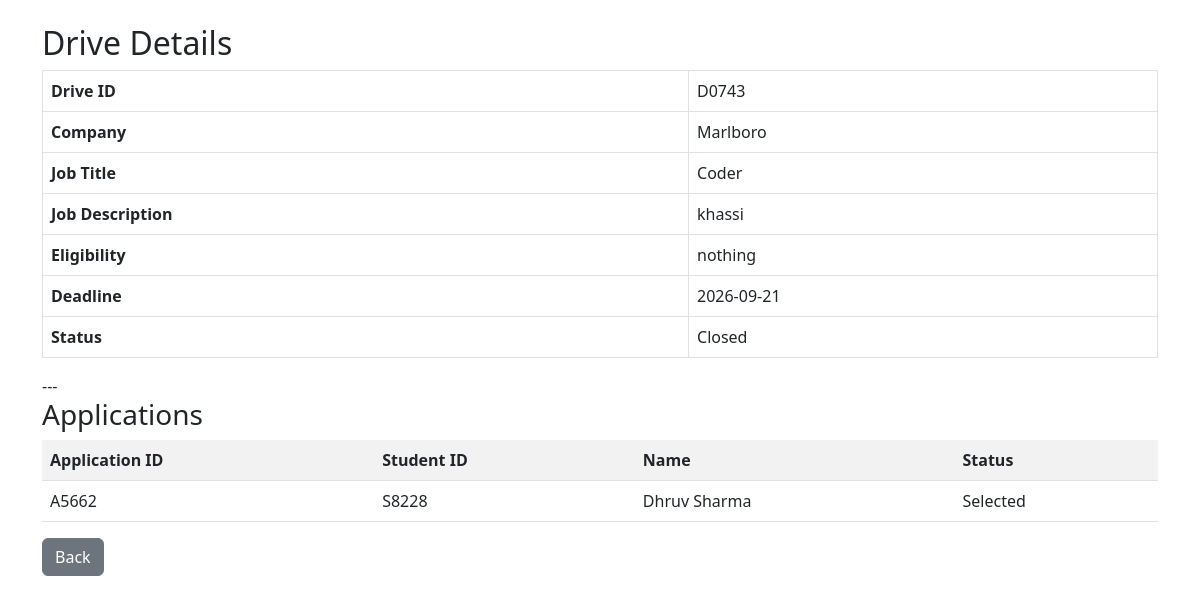
The app's page /admin/drive/1 (signed in) with its own data.
### tables this page shows
CREATE TABLE drive(
        id INTEGER PRIMARY KEY AUTOINCREMENT,
        drive_uid TEXT UNIQUE,
        company_id INTEGER,
        job_title TEXT,
        job_description TEXT,
        eligibility TEXT,
        deadline TEXT,
        status TEXT DEFAULT 'Pending'
    );

CREATE TABLE company(
        id INTEGER PRIMARY KEY AUTOINCREMENT,
        company_uid TEXT UNIQUE,
        company_name TEXT,
        hr_contact TEXT,
        email TEXT UNIQUE,
        password TEXT,
        website TEXT,
        approval_status TEXT DEFAULT 'Pending',
        is_active INTEGER DEFAULT 1
    );

CREATE TABLE application(
    id INTEGER PRIMARY KEY AUTOINCREMENT,
    application_uid TEXT,
    student_id INTEGER,
    drive_id INTEGER,
    status TEXT DEFAULT 'Applied',
    applied_on TEXT,
    UNIQUE(student_id, drive_id));

CREATE TABLE student(
        id INTEGER PRIMARY KEY AUTOINCREMENT,
        student_uid TEXT UNIQUE,
        name TEXT,
        email TEXT UNIQUE,
        password TEXT,
        phone TEXT,
        resume TEXT,
        is_active INTEGER DEFAULT 1
    );

### app.py (the view)
@app.route("/admin/drive/<int:drive_id>")
def admin_drive_details(drive_id):
    if session.get("role") != "admin":
        return redirect("/")
    conn = get_connection()
    drive = conn.execute("""
    SELECT drive.*, company.company_name
    FROM drive
    JOIN company ON company.id = drive.company_id
    WHERE drive.id=?
    """,(drive_id,)).fetchone()
    applications = conn.execute("""
    SELECT application.application_uid,
           student.student_uid,
           student.name,
           application.status
    FROM application
    JOIN student ON student.id = application.student_id
    WHERE application.drive_id=?
    """,(drive_id,)).fetchall()
    conn.close()
    return render_template(
        "admin_drive_details.html",
        drive=drive,
        applications=applications
    )

### models.py (called while the page is built)
def get_connection():
    conn = sqlite3.connect(DATABASE)
    conn.row_factory = sqlite3.Row
    return conn

### templates/admin_drive_details.html (shortened to what this page needs)
<!DOCTYPE html>
<html>
<head>
<link rel="stylesheet"
href="https://cdn.jsdelivr.net/npm/bootstrap@5.3.0/dist/css/bootstrap.min.css">
</head>
<body>
<div class="container mt-4">
<h2>Drive Details</h2>
<table class="table table-bordered">
<tr>
<th>Drive ID</th>
<td>{{ drive.drive_uid }}</td>
</tr>
<tr>
<th>Company</th>
<td>{{ drive.company_name }}</td>
</tr>
<tr>
<th>Job Title</th>
<td>{{ drive.job_title }}</td>
</tr>
<tr>
<th>Job Description</th>
<td>{{ drive.job_description }}</td>
</tr>
<tr>
<th>Eligibility</th>
<td>{{ drive.eligibility }}</td>
</tr>
<tr>
<th>Deadline</th>
<td>{{ drive.deadline }}</td>
</tr>
<tr>
<th>Status</th>
<td>{{ drive.status }}</td>
</tr>
</table>
---
<h3>Applications</h3>
<table class="table table-striped">
<tr>
<th>Application ID</th>
<th>Student ID</th>
<th>Name</th>
<th>Status</th>
</tr>
{% for a in applications %}
<tr>
<td>{{ a.application_uid }}</td>
<td>{{ a.student_uid }}</td>
<td>{{ a.name }}</td>
<td>{{ a.status }}</td>
</tr>
{% endfor %}
</table>
<a href="/admin/drives" class="btn btn-secondary">Back</a>
</div>
</body>
</html>

### records on screen
drive: drive_uid "D0743", job_title "Coder", job_description "khassi", eligibility "nothing", deadline "2026-09-21", status "Closed"
company: company_name "Marlboro"
application: application_uid "A5662", student_uid "S8228", name "Dhruv Sharma", status "Selected"
